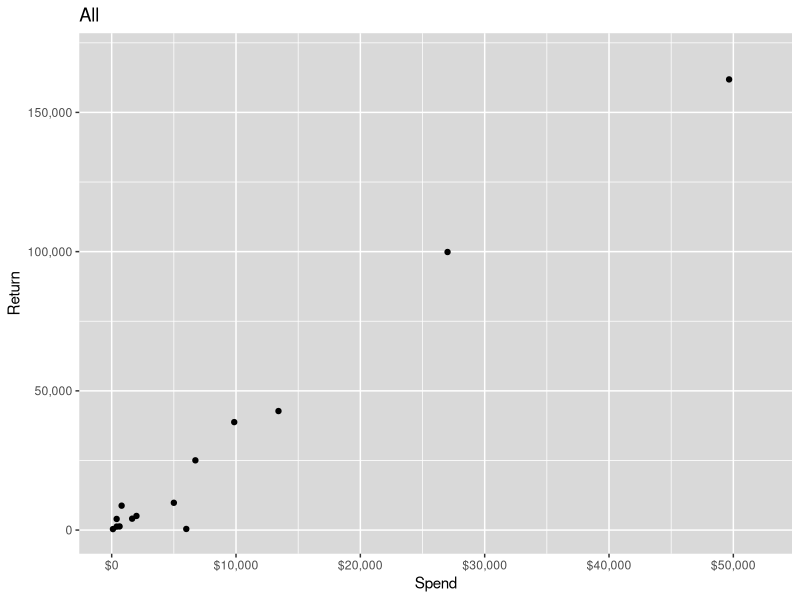
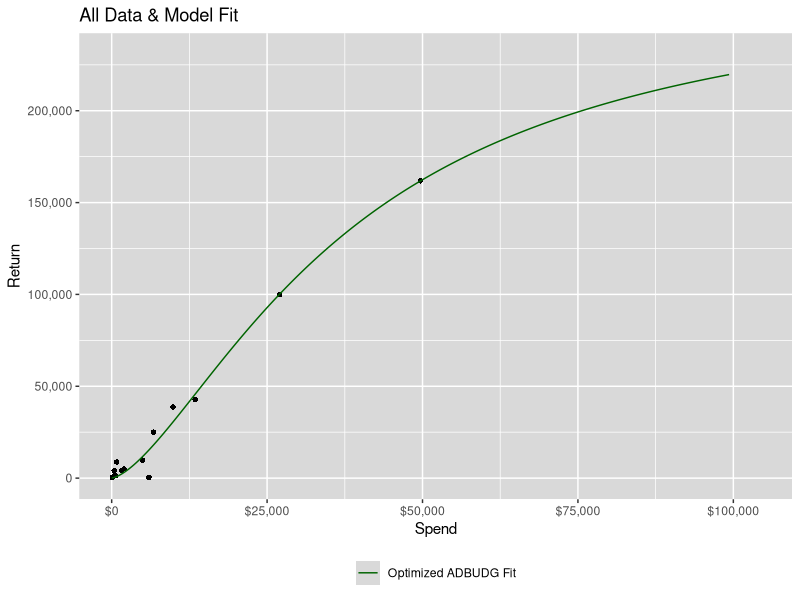
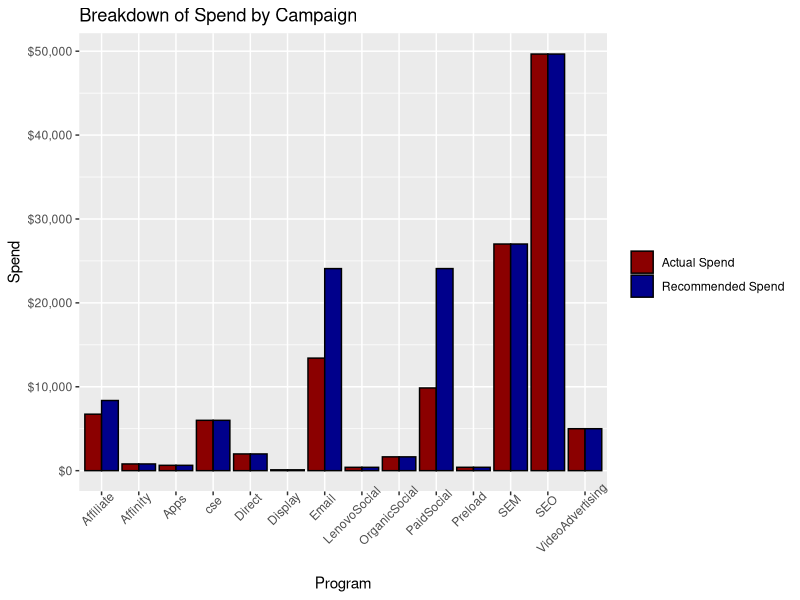

These charts were generated, in order, by the following R code:
# Marketing Mix Analysis
# Contact: mgentry@lenovo.com

# Load libraries 
x <- c('scales', 'gridExtra', 'tidyverse', 'readxl', 'dummies', 'plotly', 'broom')
lapply(x, require, character.only = TRUE)

# Load data
df <- read_excel('fake_data.xlsx')

# Set some parameters
channelName = "All" #as.character(unique(df$program)[6])

# If you want to filter your data set, there's a filter for you here
df_1 <- df %>%
  filter(Quarter == 'Q1')

# For an initial plot of the spend vs return data, set the axis length
maxX = 1.05*max(df_1$Spend)
maxY = 1.05*max(df_1$Return)

# Set up data frame for plotting
myPlotDataDF = data.frame(Return = df_1$Return, Spend = df_1$Spend)

# Create a simple scatter plot with ggplot2
simpleScatterPlot <- ggplot(myPlotDataDF, aes(x = Spend, y = Return)) +
  geom_point(color="black") +
  theme(panel.background = element_rect(fill = 'grey85'),
        panel.grid.major = element_line(colour = "white")) +
  coord_cartesian(ylim = c(0,maxY), xlim = c(0,maxX)) +
  scale_x_continuous(labels = dollar) +
  scale_y_continuous(labels = comma) + 
  ggtitle(paste(channelName))

simpleScatterPlot


# Fit a Diminishing Return Curve to the points
## 1. This function returns the sum of squared error between 
##    the original point and the points derived from the curve suggested
Ufun<-function(x, Spend, Return) {
  predictedReturn = x[2] + (x[1] - x[2])*((Spend^x[3])/(x[4] + (Spend^x[3])))
  errorSq = (predictedReturn - Return)^2
  sumSqError = sum(errorSq)
  return(sumSqError)
}

## 2. Set parameters to 'step through' in part #3
##    in the vector c(a,b,c,d):
##    a -> The maximum amount of return that an individual spend could achieve over a long term
##    b -> The minimum amount of return that an individual spend could achieve over a long term
##    c -> Shape of the curve (should probably start at 1)
##    d -> The intercept, or an amount of return that's expected when no spend has occurred
startValVec = c(0,0,1.5,0)
minValVec = c(0,0,1.01,0)
maxValVec = c(1000000000,100,2,1000000000)

# 3. Optimize the diminishing return curve
##  The nlminb() function will find the optimal fit by 
##  stepping through the parameters in step 2
optim.parms<-nlminb(objective=Ufun,start=startValVec,
                    lower=minValVec,
                    upper=maxValVec,
                    control=list(iter.max=100000,eval.max=2000),
                    Spend = df_1$Spend,
                    Return = df_1$Return)
optim.parms

a = optim.parms$par[1]
b = optim.parms$par[2]
c = optim.parms$par[3]
d = optim.parms$par[4]

## What were the optimal params?
a
b
c
d

# 4. Plot the diminishing return curve
## The points that construct the curve have to be computed:

## The spend is on the X axis, so we generate 10k X values to plot
curveDFx = seq(from=0, to=max(df_1$Spend)*2, length.out=10000)
## The return is on the Y axis, and those are generated by our optimized function, given the 10k X values
curveDFy = b+(a-b)*((curveDFx^c)/(d+(curveDFx^c)))
## Construct the dataframe to plot
curveDF = data.frame(Spend = curveDFx, Return = curveDFy)

## For an initial plot of the spend vs return data, set the axis length
maxX = 1.05*max(curveDFx, max(df_1$Spend))
maxY = 1.05*max(curveDFy, max(df_1$Return))

## Assemble the data frames
myPlotDataDF = data.frame(Return = df_1$Return, Spend = df_1$Spend)
optimLineDF = data.frame(Spend = curveDFx, Return = curveDFy)

# 5. Plot the points and the diminishing return curve
scatterPlotPlusFit <- ggplot(myPlotDataDF, aes(x = Spend, y = Return)) +
  geom_point(color="black", shape = 16) +
  theme(panel.background = element_rect(fill = 'grey85'),
        panel.grid.major = element_line(colour = "white")) +
  geom_line(data = optimLineDF, aes(x = Spend, y = Return, color = "darkgreen"))  +
  scale_color_manual(labels = "Optimized ADBUDG Fit",values=c('darkgreen')) +
  theme(legend.title=element_blank(), legend.position = "bottom") +
  coord_cartesian(ylim = c(0,maxY), xlim = c(0,maxX)) +
  scale_x_continuous(labels = dollar) +
  scale_y_continuous(labels = comma) + 
  ggtitle(paste(channelName, "Data & Model Fit", sep = " "))

scatterPlotPlusFit

###########

# For the future, let's create a custom function for the optimized diminishing return curve
adbudgReturn = function(a,b,c,d,Spend){
  adbudgReturn = sum(b+(a-b)*((Spend^c)/(d+(Spend^c))))
  return(adbudgReturn)
}

###########

# Problem 1:

# Let's say we have a goal of achieving $500K in return
returnGoal = 500000
# We can generate a recommendation for 
## 1. How much more $ to allocate, and
## 2. Where to allocate it
increment = 10
oldSpendVec = df_1$Spend
oldReturn = adbudgReturn(a,b,c,d,oldSpendVec)
newSpendVec = oldSpendVec

totalSpend = sum(oldSpendVec)
totalReturn = oldReturn

# This while-loop steps through the function to find the 
# level of spend necessary to achieve the return
while(totalReturn < returnGoal){
  incReturns = NULL
  for(i in 1:length(oldSpendVec)){
    oldSpendTemp = newSpendVec[i]
    newSpendTemp = newSpendVec[i] + increment
    
    oldReturnTemp = b+(a-b)*((oldSpendTemp^c)/(d+(oldSpendTemp^c)))
    newReturnTemp = b+(a-b)*((newSpendTemp^c)/(d+(newSpendTemp^c)))
    
    incReturns[i] = newReturnTemp - oldReturnTemp
    
  }
  
  # Define the winner 'spend' as the current spend plus the optimal incremental spend
  winner = which.max(incReturns)
  newSpendVec[winner] = newSpendVec[winner] + increment
  
  totalSpend = totalSpend + increment
  totalReturn = adbudgReturn(a,b,c,d,newSpendVec)
  
}

newReturnVec = b+(a-b)*((newSpendVec^c)/(d+(newSpendVec^c)))
myRecommendedData = data.frame(#Campaign = myData$Campaign,
  #Channel = myData$Channel,
  Return = newReturnVec,
  Spend = newSpendVec)

sum(myRecommendedData$Spend) # Recommended Spend
sum(myRecommendedData$Return)  # Estimated Return from Recommended Spend
sum(myRecommendedData$Spend)/sum(df_1$Spend) - 1  # % Increase in Spend to get $500K


#  Graph current spend vs recommended spend  #
compareDF = data.frame(Program = rep(df_1$Program,2),
                       spendType = rep(c("Actual Spend","Recommended Spend"),
                                       each=dim(df_1)[1]),
                       Spend = c(df_1$Spend, myRecommendedData$Spend))

barChart <- ggplot(data=compareDF, aes(x=Program, y=Spend, fill=spendType)) +
  geom_bar(stat="identity", color="black", position=position_dodge())+
  scale_fill_manual(values=c('darkred','darkblue'),
                    name = "") +
  scale_y_continuous(name="Spend", labels = dollar) +
  theme(axis.text.x = element_text(angle = 45, hjust = .75)) +
  ggtitle("Breakdown of Spend by Campaign")

barChart

percDiff = (myRecommendedData$Spend - df_1$Spend)/df_1$Spend
summaryDF = data.frame(Program = df_1$Program,
                       actualSpend = dollar_format()(df_1$Spend),
                       recommendedSpend = dollar_format()(myRecommendedData$Spend),
                       percDiff = percent((myRecommendedData$Spend - df_1$Spend)/df_1$Spend))

summaryDF

